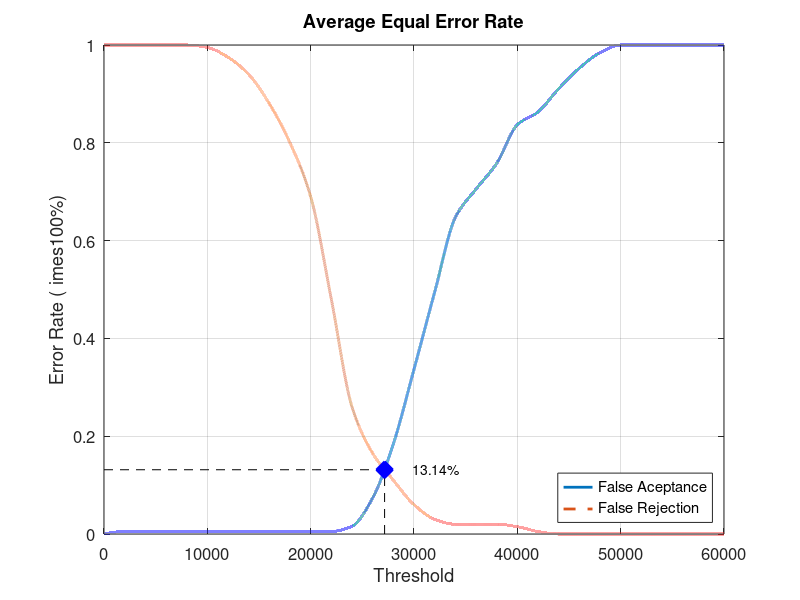
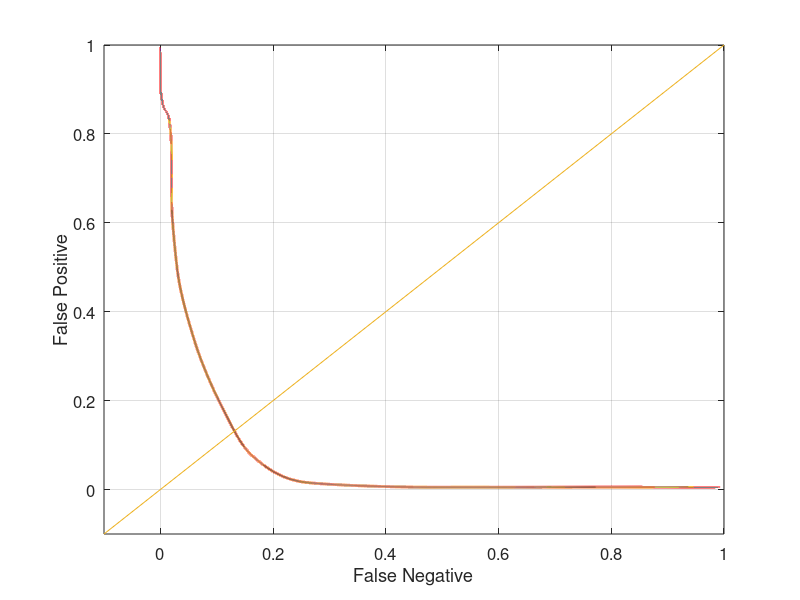

MATLAB code to generate these figures, in order:
close all;
clear;
clc;
x = 0:2000:60000;
xq = 0:0.5:60000;

y0 = [0 0.00526316 0.00526316 0.00526316 0.00526316 0.00526316 0.00526316 0.00526316 0.00526316 0.00526316 0.00526316 0.00526316 0.0157895 0.0736842 0.184211 0.336842 0.494737 0.647368 0.705263 0.757895 0.836842 0.863158 0.910526 0.952632 0.984211 1 1 1 1 1 1]
yy0 = interp1(x, y0, xq, 'pchip');
y1 = [1 1 1 1 1 0.995 0.975 0.94 0.88 0.8 0.69 0.48 0.26 0.165 0.11 0.06 0.03 0.02 0.02 0.02 0.015 0.005 0 0 0 0 0 0 0 0 0]
yy1 = interp1(x, y1, xq, 'pchip');

% Calculating EER: 
y2 = abs(y0 - y1);
find(y2 == min(y2))
yy2 = abs(yy0 - yy1);
xEER = find(yy2 == min(yy2));
xEERIndex = xq(xEER) % X-axis EER
yEER = yy0(xEER) % Y-axis EER

main = figure
plot(xq, yy0,'-','LineWidth', 2);	hold on
plot(xq, yy1,'--','LineWidth', 2);	hold on
plot([xEERIndex xEERIndex], [0 yEER], 'k--');	hold on
plot([0 xEERIndex], [yEER yEER], 'k--');	hold on
plot(xEERIndex, yEER, 'bx', 'LineWidth', 10);	hold on
text(xEERIndex + 10 * xEERIndex / 100, yEER, [num2str(round((10000 * yEER)) / 100) '%'])
legend('False Aceptance', 'False Rejection', 'Location', 'SouthEast')
xlabel('Threshold')
ylabel('Error Rate (	imes100%)')
title('Average Equal Error Rate')
set(gca, 'FontSize', 12)
axis([0 60000 0 1])
grid on

print(main, 'Database2_2Main', '-dpng');
FNRxFPR = figure('Color', [1 1 1]);
plot(yy1, yy0, '-', yy1, yy0, 'LineWidth', 2);
hold on
y = -0.1:0.1:1
plot(y, y); 
set(gca, 'FontSize', 12)
xlabel('False Negative')
ylabel('False Positive')
axis([-0.1 1 -0.1 1])
set(gca, 'FontSize', 12)
grid on

print(FNRxFPR, 'Database2_2FNRxFPR','-dpng');
